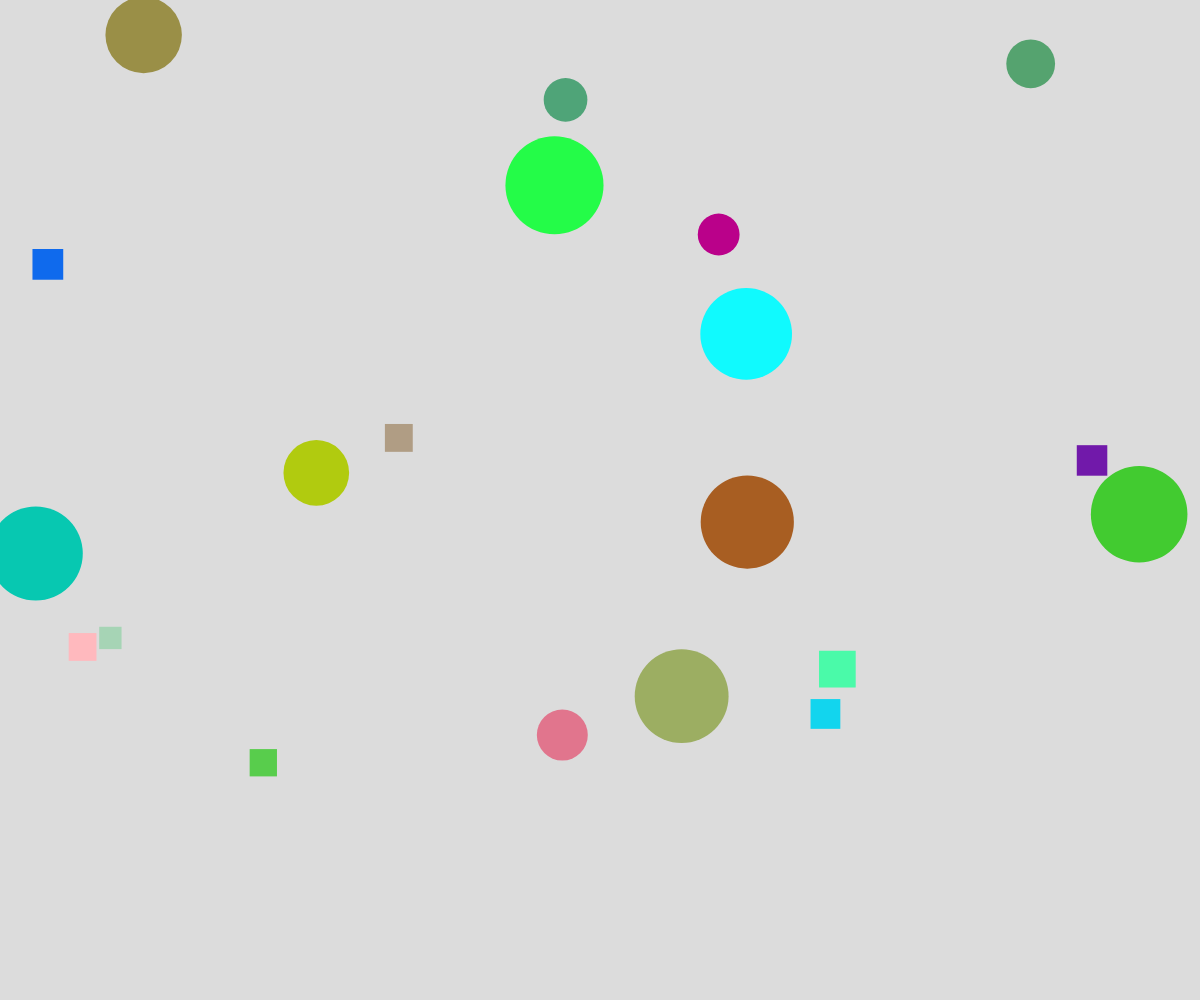
Frame 1 (no input)
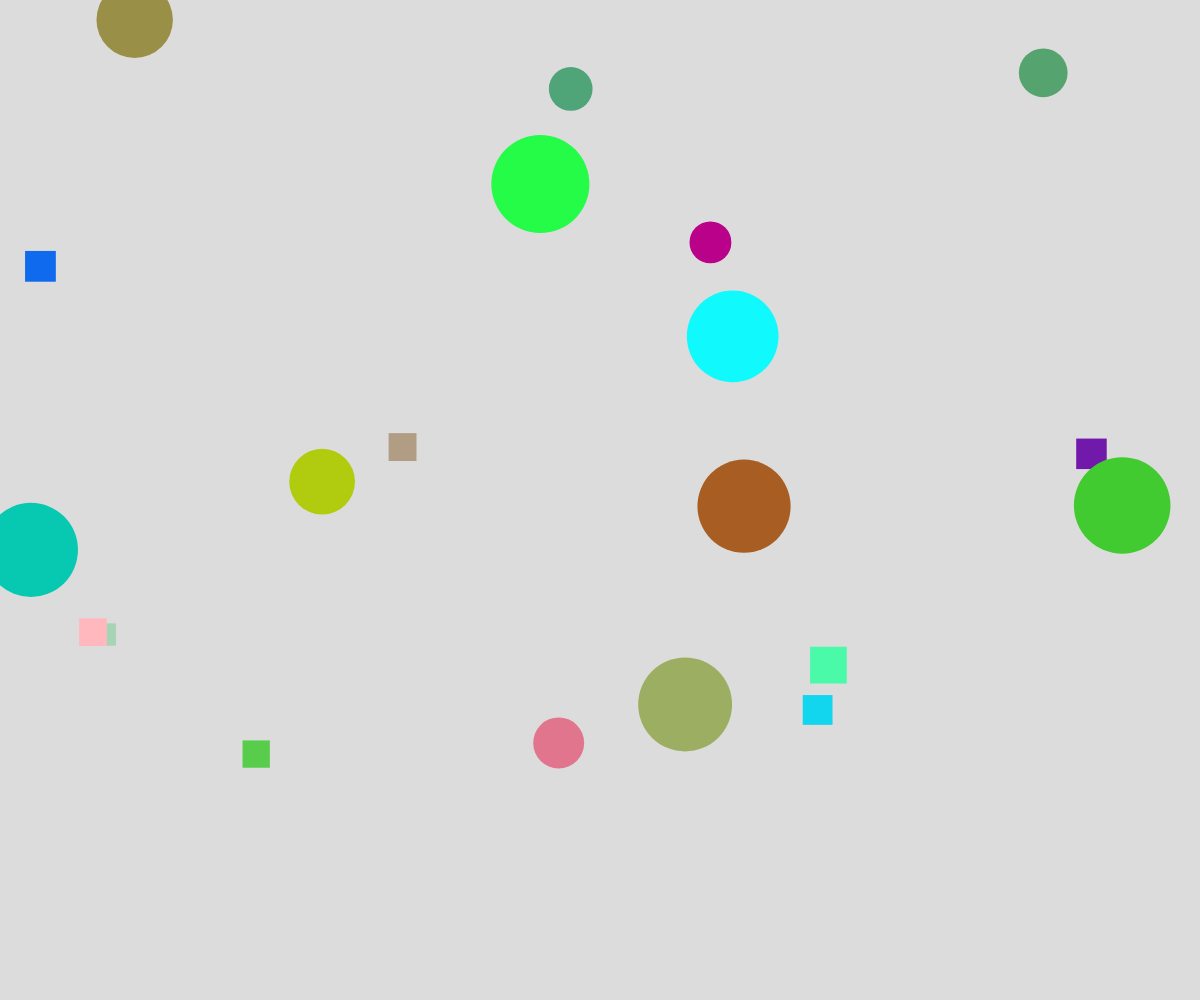
Frame 60 (no input)
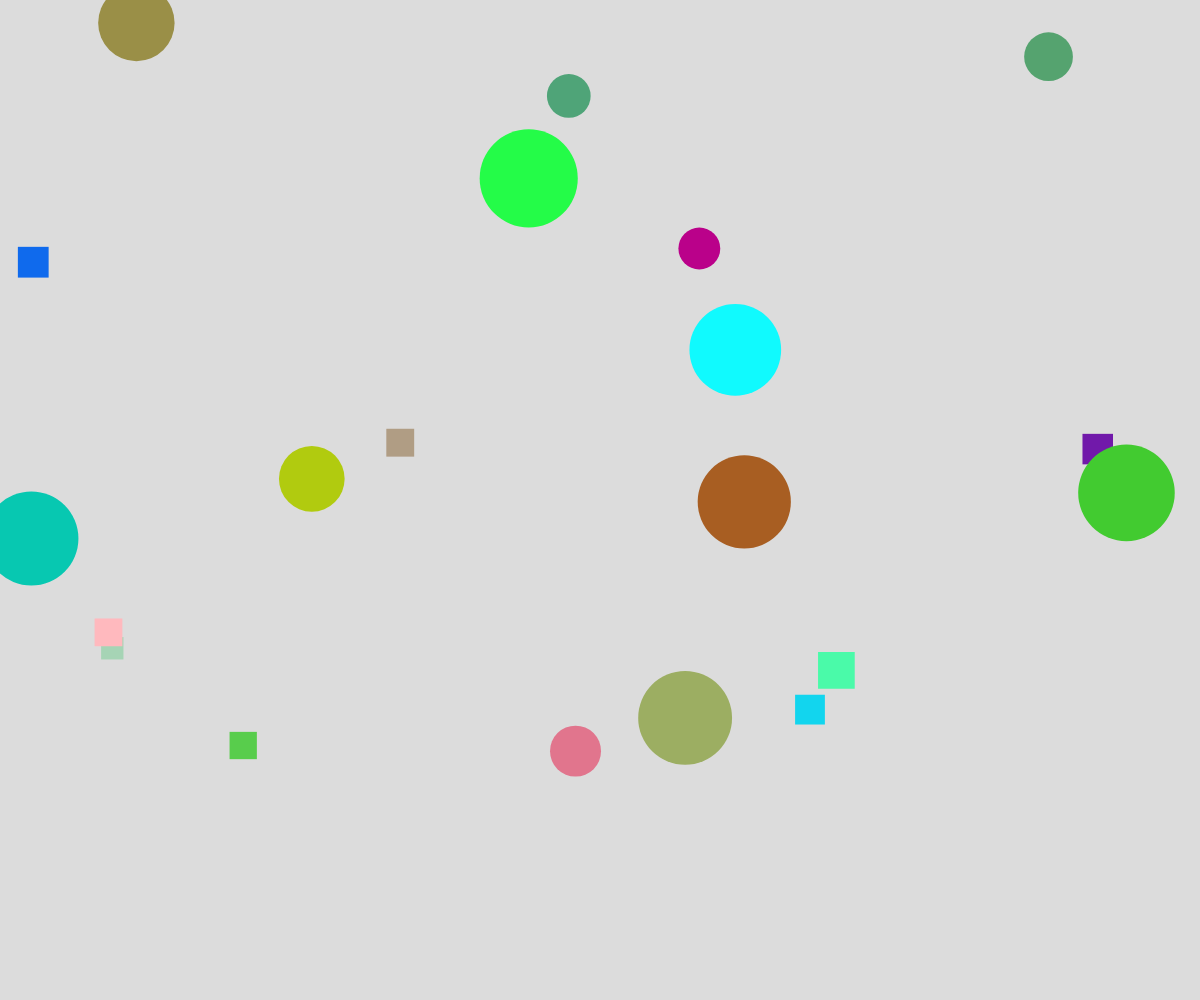
Frame 120 (the mouse pressed at the canvas centre since frame 60)

The p5.js sketch that drew these frames (run headless with seeded random() and noise() and a simulated clock; from frame 60 on, the mouse is pressed at the canvas centre):

// p5.js sketch
// ── sketch.js
//OOP Inheritance Demo

//Parent Class
class Shape {
  constructor(x, y, theColor) {
    this.x = x;
    this.y = y;
    this.theColor = theColor;
  }

  //common display for all shapes
  display() {
    noStroke();
    fill(this.theColor);
  }

  //common move function
  move() {
    this.x += random(-2, 2);
    this.y += random(-2, 2);
  }
}

//Child Class
class Circle extends Shape {
  constructor(x, y, theColor, radius) {
    super(x, y, theColor);
    this.radius = radius;
  }

  //overide display function
  display() {
    super.display();
    circle(this.x, this.y, this.radius * 2);
  }
}

//Child Class
class Square extends Shape {
  constructor(x, y, theColor, size) {
    super(x, y, theColor);
    this.size = size;
  }

  display() {
    super.display();
    square(this.x, this.y,this.size);
  }
}

let theShapes = [];

function setup() {
  createCanvas(windowWidth, windowHeight);
  for (let i = 0; i < 20; i++) {
    if (random(100) < 50) {
      let theCircle = new Circle(random(width), random(height), color(random(255), random(255), random(255)), random(20, 50));
      theShapes.push(theCircle);
    }
    else {
      let theSquare = new Square(random(width), random(height), color(random(255), random(255), random(255)), random(20, 50));
      theShapes.push(theSquare);
    }
  }
}

function draw() {
  background(220);

  for (let someShape of theShapes) {
    someShape.move();
    someShape.display();
  }
}
